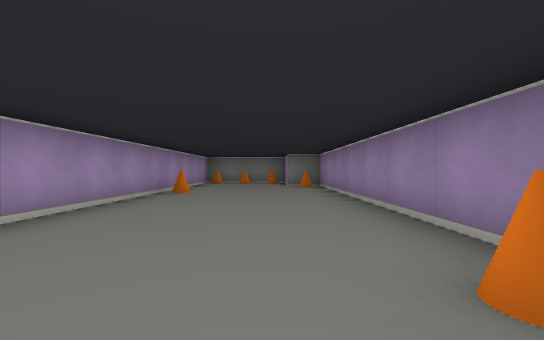
[1] (above)

17 first-person views from a walk through a cub3D level. The camera is about half as high as the walls, looks level and sees 90° across. The floor is counted in squares. Each view is taken from the middle of a square. On the plan, view 1 faces up. The plan holds only what a view shows up to about 9 squares ahead; the rest is blank. The place goes on beyond the plan.

[2]
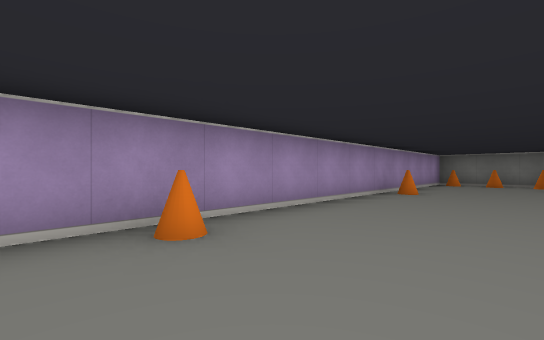

[3]
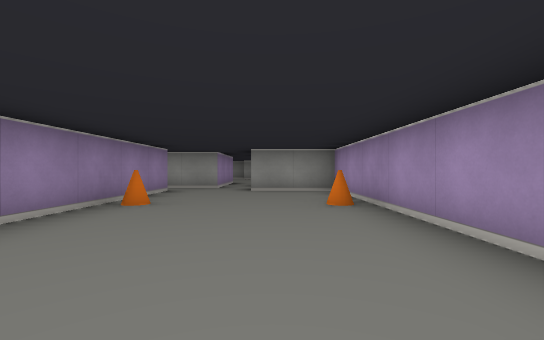

[4]
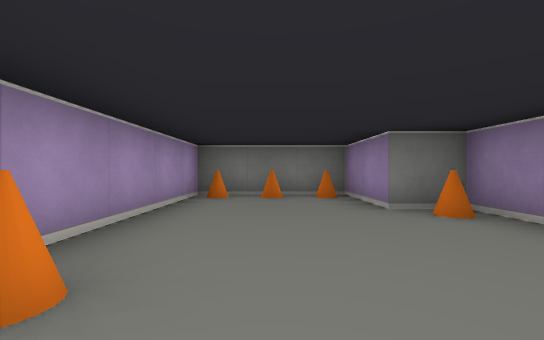

[5]
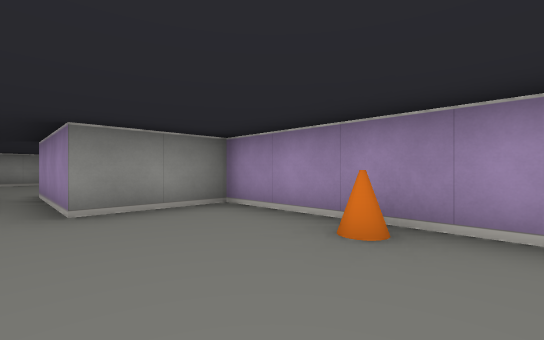

[6]
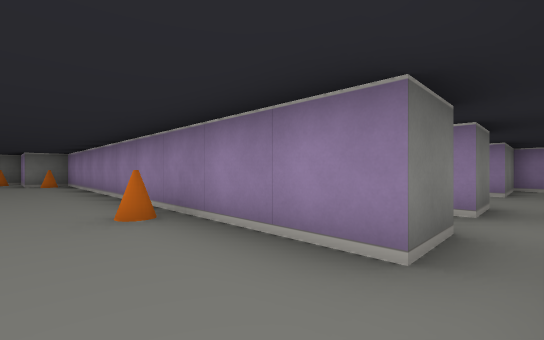

[7]
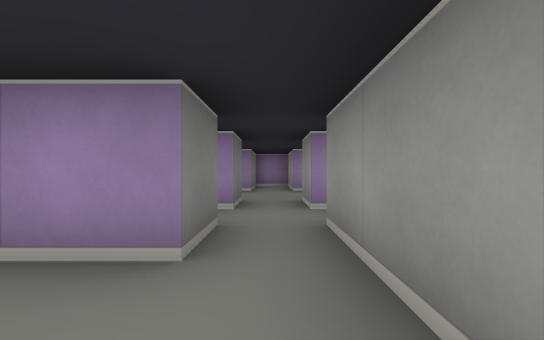

[8]
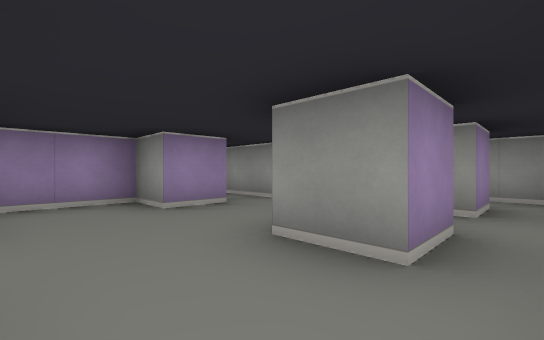

[9]
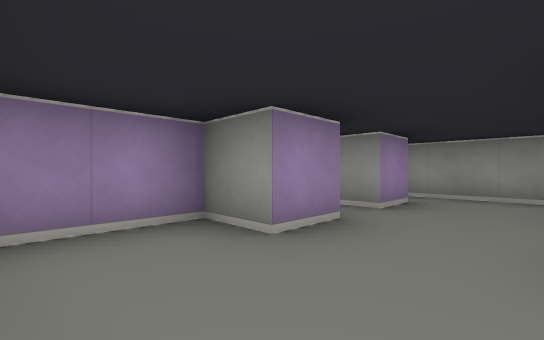

[10]
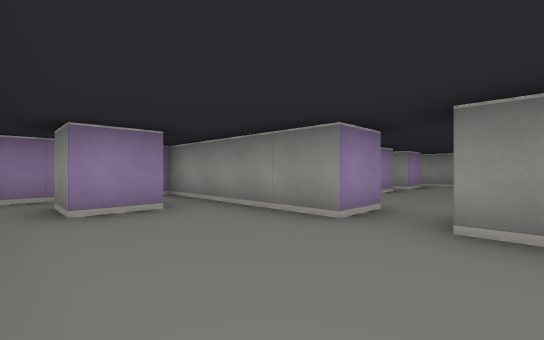

[11]
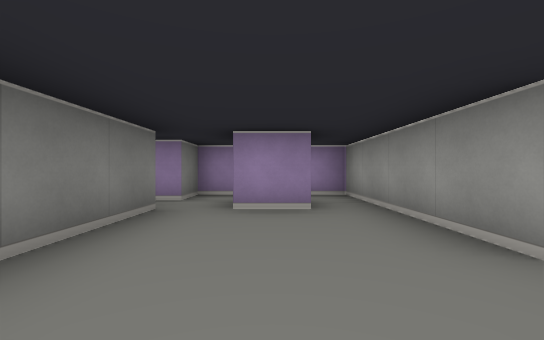

[12]
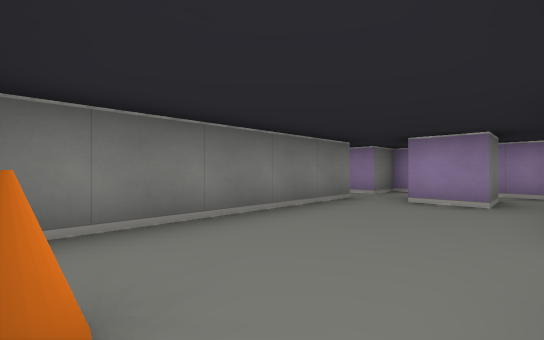

[13]
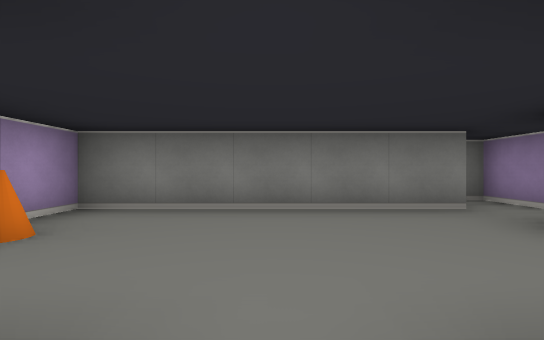

[14]
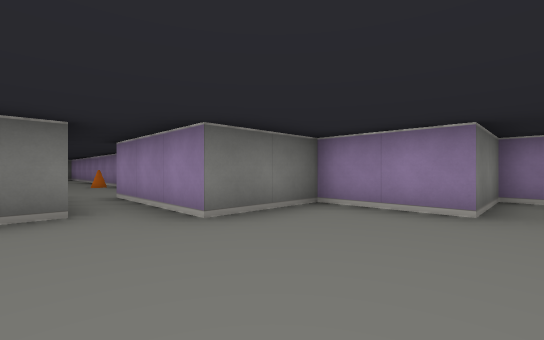

[15]
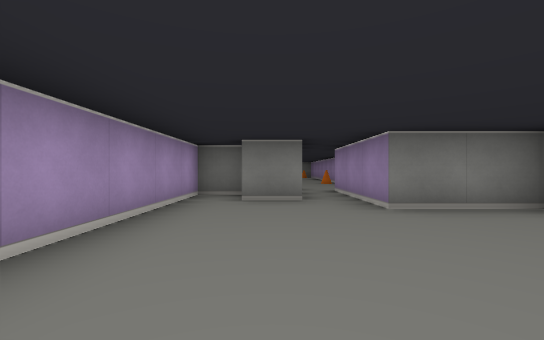

[16]
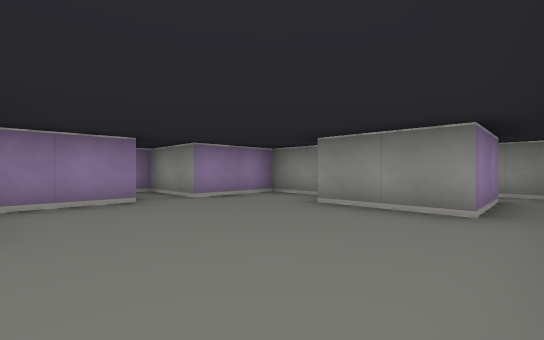

[17]
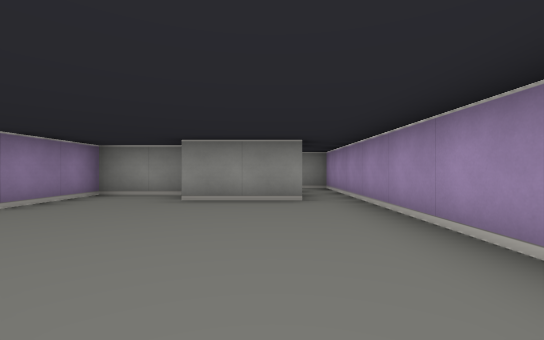

### Floor plan
Ten units are one square. View 1 is at (0, 0); x grows to the right and y downward. Boxes are objects, and circles mark ways between rooms. Rooms are numbered by the first view taken in them; rooms with no view inside come last. Other rooms are left out.
<svg viewBox="-30 -110 130 230">
<path fill="none" stroke="#000" d="M25 15 15 15 15 -85 5 -85 5 -105 -25 -105 -25 15 -5 15 -5 25M5 25 25 25M45 15 35 15 35 5 45 5M35 35 35 25 44 25M65 35 65 25 85 25 85 15 65 15 65 5 75 5 75 -10M30 45 69 45M76 -55 25 -55 25 -45M84 -35 75 -35 75 -45 84 -45M40 -25 45 -25M55 -15 55 -25 95 -25 95 -55 85 -55 85 -65M8 105 25 105 25 85 45 85 45 75 25 75 25 55 5 55 5 25M-15 35 -25 35 -25 115M-5 25 -5 45 -15 45M-15 115 -15 95 5 95"/>
<rect x="-25" y="-15" width="10" height="10" fill="#bbb"><title>cone</title></rect>
<rect x="-25" y="-65" width="10" height="10" fill="#bbb"><title>cone</title></rect>
<rect x="-25" y="-105" width="10" height="10" fill="#bbb"><title>cone</title></rect>
<rect x="-15" y="-105" width="10" height="10" fill="#bbb"><title>cone</title></rect>
<rect x="-5" y="-105" width="10" height="10" fill="#bbb"><title>cone</title></rect>
<rect x="5" y="-15" width="10" height="10" fill="#bbb"><title>cone</title></rect>
<rect x="5" y="-85" width="10" height="10" fill="#bbb"><title>cone</title></rect>
<rect x="25" y="-45" width="10" height="10" fill="#bbb"><title>cone</title></rect>
<circle cx="20" cy="20" r="3" fill="#2a7"/>
<circle cx="0" cy="35" r="3" fill="#2a7"/>
<circle cx="50" cy="-20" r="3" fill="#2a7"/>
<text x="0" y="-40">1</text>
<text x="50" y="10">2</text>
<text x="60" y="-40">3</text>
<text x="0" y="70">4</text>
</svg>
Room 1 opens to room 2. Room 1 opens to room 4. Room 2 opens to room 3.

Where each view was taken, in squares from view 1:
view 1: 0 up, 0 right, facing up
view 2: 0 up, 0 right, facing up-left
view 3: 5 up, 1 left, facing down
view 4: 5 up, 1 left, facing up
view 5: 2 up, 0 right, facing down-left
view 6: 2 down, 0 right, facing up-right
view 7: 2 down, 0 right, facing right
view 8: 1 up, 3 right, facing down-right
view 9: 1 up, 5 right, facing down-right
view 10: 5 up, 4 right, facing down-right
view 11: 4 up, 4 right, facing right
view 12: 3 up, 3 right, facing up-right
view 13: 2 up, 5 right, facing up
view 14: 8 down, 1 left, facing up-right
view 15: 9 down, 1 left, facing up
view 16: 6 down, 2 left, facing down-right
view 17: 5 down, 1 left, facing down
